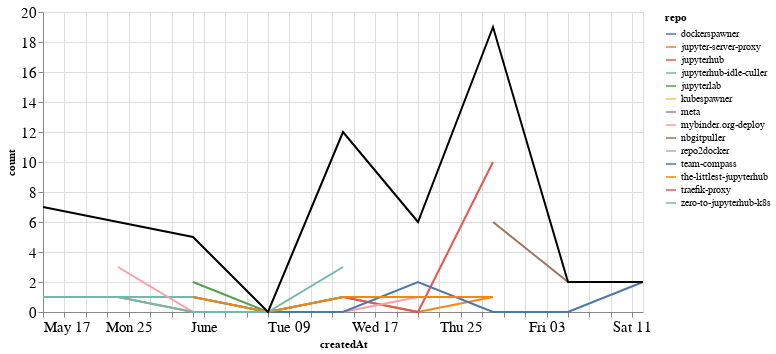

The cell this chart's notebook holds for it:
### Markdown cell above
## Comments

### Code cell
comments_time = comments.groupby('repo').resample('W', on='createdAt').count()['author'].reset_index()
comments_time = comments_time.rename(columns={'author': 'count'})
comments_time_total = comments_time.groupby('createdAt').agg({"count": "sum"}).reset_index()
ch1 = alt.Chart(comments_time, width=600).mark_line().encode(
    x='createdAt',
    y='count',
    color='repo',
    tooltip="repo"
)

ch2 = alt.Chart(comments_time_total, width=600).mark_line(color="black").encode(
    x='createdAt',
    y='count',
)

ch1 + ch2

### Figure 1 — Vega-Lite specification as saved in the notebook (floating-point values rounded to 4 significant figures)
{"config": {"axisLeft": {"labelFontSize": 15}, "axisBottom": {"labelFontSize": 15}}, "layer": [{"data": {"name": "data-5284f25ec2f57f98ea7eeeac98e92044"}, "mark": "line", "encoding": {"color": {"type": "nominal", "field": "repo"}, "tooltip": {"type": "nominal", "field": "repo"}, "x": {"type": "temporal", "field": "createdAt"}, "y": {"type": "quantitative", "field": "count"}}, "width": 600}, {"data": {"name": "data-fb7f92102e6d98c8493f33285016f6b1"}, "mark": {"type": "line", "color": "black"}, "encoding": {"x": {"type": "temporal", "field": "createdAt"}, "y": {"type": "quantitative", "field": "count"}}, "width": 600}], "$schema": "https://vega.github.io/schema/vega-lite/v4.8.1.json", "datasets": {"data-5284f25ec2f57f98ea7eeeac98e92044": [{"repo": "dockerspawner", "createdAt": "2020-06-14T00:00:00", "count": 4}, {"repo": "jupyter-server-proxy", "createdAt": "2020-05-17T00:00:00", "count": 1}, {"repo": "jupyter-server-proxy", "createdAt": "2020-05-24T00:00:00", "count": 1}, {"repo": "jupyter-server-proxy", "createdAt": "2020-05-31T00:00:00", "count": 0}, {"repo": "jupyter-server-proxy", "createdAt": "2020-06-07T00:00:00", "count": 0}, {"repo": "jupyter-server-proxy", "createdAt": "2020-06-14T00:00:00", "count": 1}, {"repo": "jupyter-server-proxy", "createdAt": "2020-06-21T00:00:00", "count": 0}, {"repo": "jupyter-server-proxy", "createdAt": "2020-06-28T00:00:00", "count": 1}, {"repo": "jupyterhub", "createdAt": "2020-06-14T00:00:00", "count": 1}, {"repo": "jupyterhub", "createdAt": "2020-06-21T00:00:00", "count": 0}, {"repo": "jupyterhub", "createdAt": "2020-06-28T00:00:00", "count": 10}, {"repo": "jupyterhub-idle-culler", "createdAt": "2020-05-24T00:00:00", "count": 1}, {"repo": "jupyterhub-idle-culler", "createdAt": "2020-05-31T00:00:00", "count": 1}, {"repo": "jupyterhub-idle-culler", "createdAt": "2020-06-07T00:00:00", "count": 0}, {"repo": "jupyterhub-idle-culler", "createdAt": "2020-06-14T00:00:00", "count": 1}, {"repo": "jupyterhub-idle-culler", "createdAt": "2020-06-21T00:00:00", "count": 1}, {"repo": "jupyterlab", "createdAt": "2020-05-31T00:00:00", "count": 2}, {"repo": "jupyterlab", "createdAt": "2020-06-07T00:00:00", "count": 0}, {"repo": "jupyterlab", "createdAt": "2020-06-14T00:00:00", "count": 1}, {"repo": "kubespawner", "createdAt": "2020-06-21T00:00:00", "count": 1}, {"repo": "meta", "createdAt": "2020-06-28T00:00:00", "count": 1}, {"repo": "mybinder.org-deploy", "createdAt": "2020-05-24T00:00:00", "count": 3}, {"repo": "mybinder.org-deploy", "createdAt": "2020-05-31T00:00:00", "count": 0}, {"repo": "mybinder.org-deploy", "createdAt": "2020-06-07T00:00:00", "count": 0}, {"repo": "mybinder.org-deploy", "createdAt": "2020-06-14T00:00:00", "count": 0}, {"repo": "mybinder.org-deploy", "createdAt": "2020-06-21T00:00:00", "count": 1}, {"repo": "nbgitpuller", "createdAt": "2020-06-28T00:00:00", "count": 6}, {"repo": "nbgitpuller", "createdAt": "2020-07-05T00:00:00", "count": 2}, {"repo": "repo2docker", "createdAt": "2020-05-17T00:00:00", "count": 1}, {"repo": "team-compass", "createdAt": "2020-05-31T00:00:00", "count": 1}, {"repo": "team-compass", "createdAt": "2020-06-07T00:00:00", "count": 0}, {"repo": "team-compass", "createdAt": "2020-06-14T00:00:00", "count": 0}, {"repo": "team-compass", "createdAt": "2020-06-21T00:00:00", "count": 2}, {"repo": "team-compass", "createdAt": "2020-06-28T00:00:00", "count": 0}, {"repo": "team-compass", "createdAt": "2020-07-05T00:00:00", "count": 0}, {"repo": "team-compass", "createdAt": "2020-07-12T00:00:00", "count": 2}, {"repo": "the-littlest-jupyterhub", "createdAt": "2020-05-31T00:00:00", "count": 1}, {"repo": "the-littlest-jupyterhub", "createdAt": "2020-06-07T00:00:00", "count": 0}, {"repo": "the-littlest-jupyterhub", "createdAt": "2020-06-14T00:00:00", "count": 1}, {"repo": "the-littlest-jupyterhub", "createdAt": "2020-06-21T00:00:00", "count": 1}, {"repo": "the-littlest-jupyterhub", "createdAt": "2020-06-28T00:00:00", "count": 1}, {"repo": "traefik-proxy", "createdAt": "2020-05-17T00:00:00", "count": 4}, {"repo": "zero-to-jupyterhub-k8s", "createdAt": "2020-05-17T00:00:00", "count": 1}, {"repo": "zero-to-jupyterhub-k8s", "createdAt": "2020-05-24T00:00:00", "count": 1}, {"repo": "zero-to-jupyterhub-k8s", "createdAt": "2020-05-31T00:00:00", "count": 0}, {"repo": "zero-to-jupyterhub-k8s", "createdAt": "2020-06-07T00:00:00", "count": 0}, {"repo": "zero-to-jupyterhub-k8s", "createdAt": "2020-06-14T00:00:00", "count": 3}], "data-fb7f92102e6d98c8493f33285016f6b1": [{"createdAt": "2020-05-17T00:00:00", "count": 7}, {"createdAt": "2020-05-24T00:00:00", "count": 6}, {"createdAt": "2020-05-31T00:00:00", "count": 5}, {"createdAt": "2020-06-07T00:00:00", "count": 0}, {"createdAt": "2020-06-14T00:00:00", "count": 12}, {"createdAt": "2020-06-21T00:00:00", "count": 6}, {"createdAt": "2020-06-28T00:00:00", "count": 19}, {"createdAt": "2020-07-05T00:00:00", "count": 2}, {"createdAt": "2020-07-12T00:00:00", "count": 2}]}}
